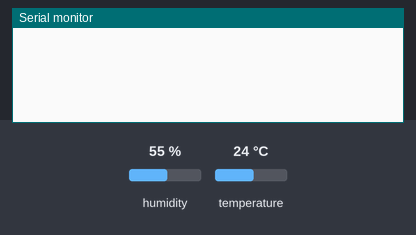
Recording of a sketch running on a simulated ESP32. Parts: the last lines printed to the serial monitor. Inputs (shaded band) come from the test bench; at power-on: humidity 55 %, temperature 24 °C. WiFi joins after 1.5 s; servers stay silent unless stated.

Above: at 1.5 s.
1.6 s: humidity set to 22 %
At 3.7 s:
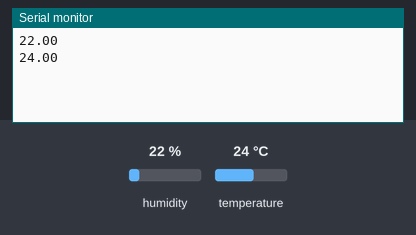
4.6 s: temperature set to 12 °C
At 7.3 s:
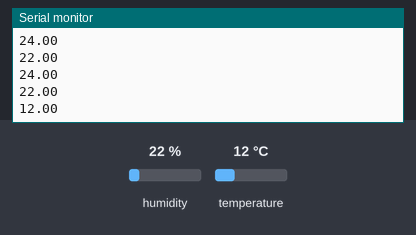
7.6 s: humidity set to 40 %
At 9.7 s:
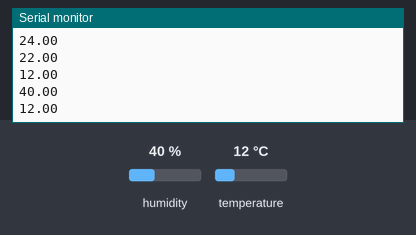
Timing chart, 0 to 11.2 s (numbered marks = the images above; inputs shaded):
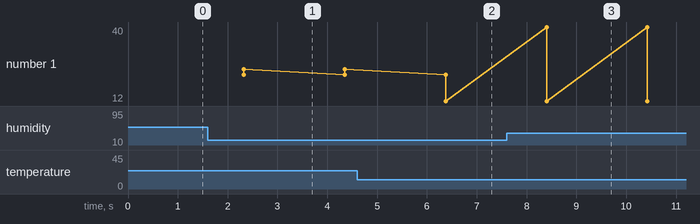

Measured:
- after the input at 1.6 s, the serial monitor: prints a new line after 0.73 s (image 1)
- after the input at 4.6 s, the serial monitor: prints a new line after 1.8 s (image 2)
- after the input at 7.6 s, the serial monitor: prints a new line after 0.80 s (image 3)
- plotted number 1: 24 → 12 after the input at 4.6 s

The sketch:

smart_temp_station.ino
```cpp
#define BLYNK_TEMPLATE_ID "Blynk Template ID"  // Blynk Template ID
#define BLYNK_TEMPLATE_NAME "Blynk template name"
#define BLYNK_AUTH_TOKEN "Blynk Auth Token"    // Blynk Auth Token

#include <WiFi.h>
#include <BlynkSimpleEsp32.h>
#include <DHT.h>

char auth[] = "Blynk token";  //Blynk alkalmazás token
char ssid[] = "Wi-Fi hálózat neve";       // A Wi-Fi hálózat neve
char pass[] = "Wi-Fi jelszo";   // A Wi-Fi hálózat jelszava
float h;   // Páratartalom (%)
float t;  // Hőmérséklet (C)
#define DHTPIN 15  // A DHT11 szenzor a 15-ös lábra van kötve
#define DHTTYPE DHT11

DHT dht(DHTPIN, DHTTYPE);

void send_data() {
  h = dht.readHumidity();
  t = dht.readTemperature();

  Serial.println(h);
  Serial.println(t);

  if (isnan(h) || isnan(t)) {
    Serial.println("Nem sikerült olvasni a DHT szenzor adatait!");
    return;
  }

  Blynk.virtualWrite(V0, t);  // Küldés a Blynk V0 virtuális pinre
  Blynk.virtualWrite(V1, h);  // Küldés a Blynk V1 virtuális pinre
}

// Ellenőrzi a WiFi kapcsolatot
void check_wifi() {

  if (WiFi.status() != WL_CONNECTED) {
    WiFi.begin(ssid, pass);
  }

}

void blynk_connect(){
    Blynk.config(auth);
    Blynk.connect();
}

void setup() {
  Serial.begin(115200);
  check_wifi(); // WiFi kapcsolat felvétele
  blynk_connect(); //blynk kapcsolodás
  dht.begin();

}

void loop() {

  if (WiFi.status() == WL_CONNECTED) {
    Blynk.run();
    send_data();

    if(t > 25){
      Blynk.logEvent("temp", String("Magas hőmérséklet: ") + String(t) + "º");
    }

    delay(2000);

  }else{

    check_wifi();
    delay(2000);

  }

}
```
